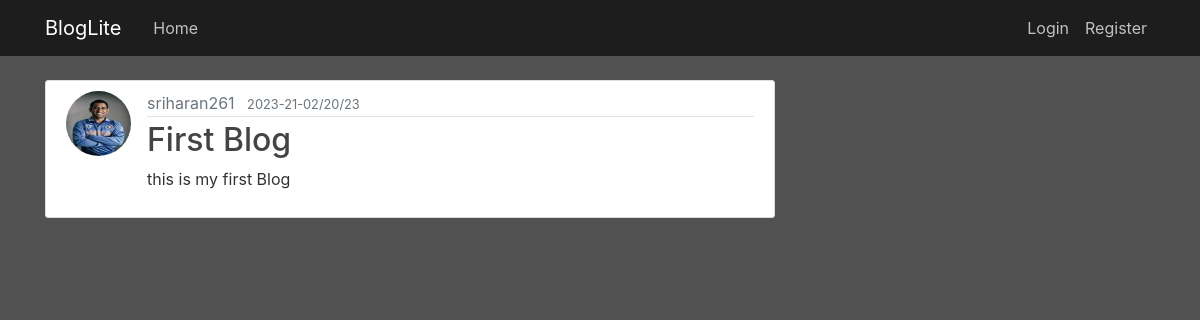
/post/1, run on the app's committed database.
### bloglite/models.py (models this page shows, shortened)
class User(db.Model,UserMixin):
    id= db.Column(db.Integer, primary_key=True)
    username = db.Column(db.String(20), unique=True, nullable=False)
    email = db.Column(db.String(120), unique=True, nullable=False)
    image_file = db.Column(db.String(20), nullable=False, default='default.jpg')
    password = db.Column(db.String(60), nullable=False)
    posts = db.relationship('Post', backref='use', lazy=True)

class Post(db.Model):
    id = db.Column(db.Integer, primary_key=True)
    title = db.Column(db.String(100), nullable=False)
    date_posted = db.Column(db.DateTime, nullable=False, default=datetime.utcnow)
    content = db.Column(db.Text, nullable=False)
    userid = db.Column(db.Integer, db.ForeignKey('user.id'), nullable=False)

### bloglite/routes.py (the view)
@app.route("/post/<int:post_id>")
def post(post_id):
    post = Post.query.get_or_404(post_id)
    return render_template('post.html', title=post.title, post=post)

### bloglite/templates/post.html (shortened to what this page needs)
{% extends "layout.html" %}
{% block content %}
  <article class="media content-section">
    <img class="rounded-circle article-img" src="{{ url_for('static', filename='images/' + post.use.image_file) }}">
    <div class="media-body">
      <div class="article-metadata">
        <a class="mr-2" href="#">{{ post.use.username }}</a>
        <small class="text-muted">{{ post.date_posted.strftime('%Y-%M-%D') }}</small>
      </div>
      <h2 class="article-title">{{ post.title }}</h2>
      <p class="article-content">{{ post.content }}</p>
    </div>
  </article>
{% endblock content %}

### bloglite/static/main.css (style rules this page uses)
body { background: #525151; color: #333333; margin-top: 5rem; }
h1, h2, h3, h4, h5, h6 { color: #444444; }
.content-section { background: #ffffff; padding: 10px 20px; border: 1px solid #dddddd; border-radius: 3px; margin-bottom: 20px; }
.article-title { color: #444444; }
.article-content { white-space: pre-line; }
.article-img { height: 65px; width: 65px; margin-right: 16px; }
.article-metadata { padding-bottom: 1px; margin-bottom: 4px; border-bottom: 1px solid #e3e3e3 }
a.mr-2 { color: #6c757d; }

### data on the page
User: image_file (picture), use.username "sriharan261"
Post: date_posted "2023-21-02/20/23", title "First Blog", content "this is my first Blog"
